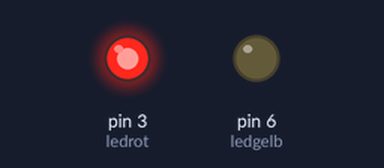
Recording of a sketch running on a simulated Arduino Uno, built with avr-gcc and run on an emulated ATmega328P. Parts: output pins drawn as LEDs (lit = HIGH). Random numbers use the default seed unless the sketch sets one.

Above: at 0.47 s.
At 23.6 s:
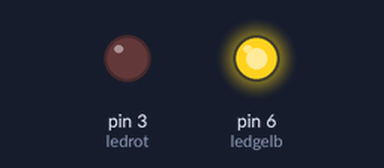
Timing chart, 0 to 40.0 s (numbered marks = the images above):
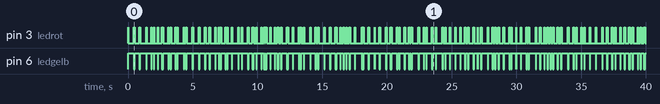

The sketch:

04blink.ino
```cpp
//05blink
//Franzis Adventskalender für Arduino

int ledrot = 3;
int ledgelb = 6;

void setup() {
  pinMode(ledrot, OUTPUT);
  pinMode(ledgelb, OUTPUT);
}

void loop() {
  digitalWrite(ledrot, HIGH);
  digitalWrite(ledgelb, LOW);
  delay(random(20, 100));
  digitalWrite(ledrot, LOW);
  digitalWrite(ledgelb, HIGH);
  delay(random(50, 500));
}
```
